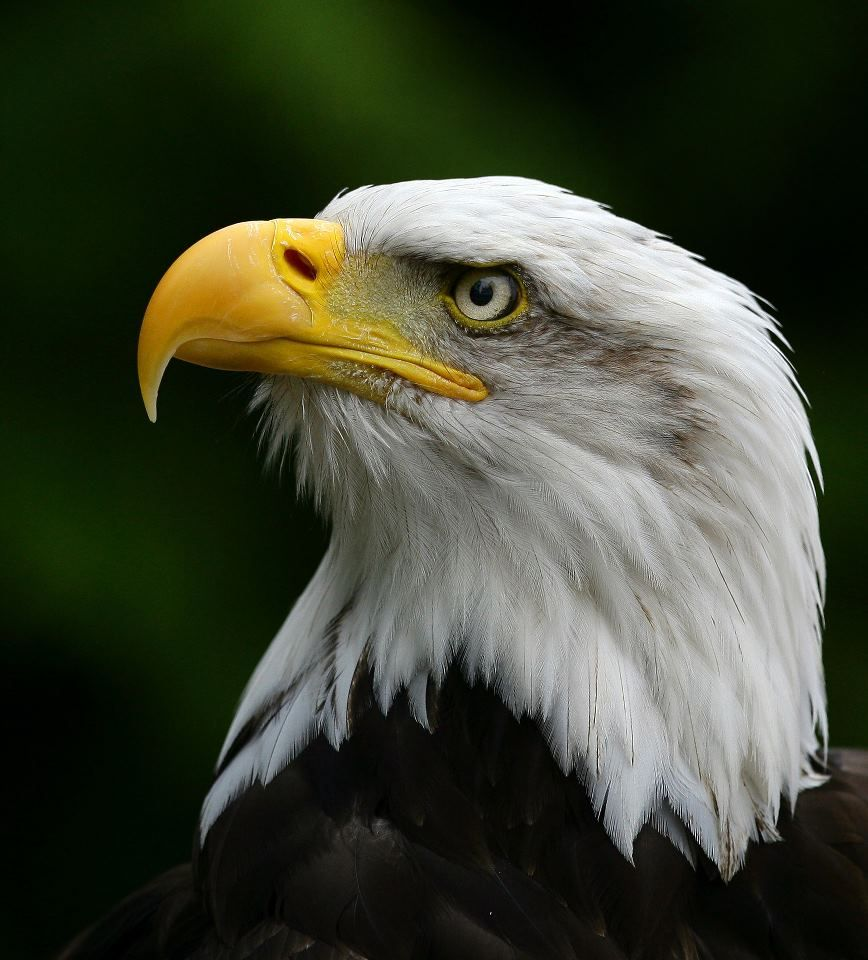
#> input picture eagle.jpg, 868 x 960 px
$ jupyter execute --allow-errors '3-Make Pipeline.ipynb'   (shell and % lines are left out)
#> lines starting #> are read from the running program, lines starting #| are printed output that depends on the picture
Here I finalize the pipeline and ensure it gives me the
probabilities I want at the end when given an image.

[cell 1]
import pickle
import numpy as np
import matplotlib.pyplot as plt

import skimage
import skimage.color
import skimage.io
import skimage.feature
import skimage.transform

We transform the image into a mode where our model can process it.
Then we rescale it by multiplying by 255.
Then convert it to uint8 since our model expects an 8 bit array image.

Then we convert it to grayscale

Then into a hog feature.

[cell 2]
#pipeline model
image = skimage.io.imread('eagle.jpg')
#> image is the input picture: shape (960, 868, 3); mean R, G, B 64, 68.6, 52.3

#Transform image into 80 x 80
image_resize = skimage.transform.resize(image, (80, 80))
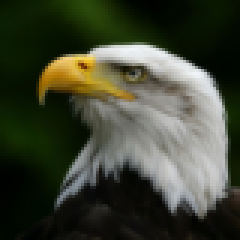
#> image_resize: shape (80, 80, 3) float64 (shown 3 times larger); mean R, G, B 0.251, 0.269, 0.205
image_scale = 255*image_resize
image_transform = image_scale.astype(np.uint8)

#rgb to gray
gray = skimage.color.rgb2gray(image_transform)
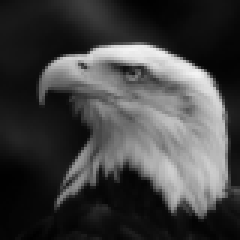
#> gray: shape (80, 80) float64 (shown 3 times larger); min 0.00281, max 0.957, mean 0.259
#hog feature
feature_vector = skimage.feature.hog(gray,
                                     orientations=9,
                                     pixels_per_cell=(8,8), cells_per_block=(3,3))
#> feature_vector = 5184 values, max 0.491 at index 626, min 0 at index 5, mean 0.0678

[cell 3]
feature_vector
#> Out has the same summary as feature_vector
